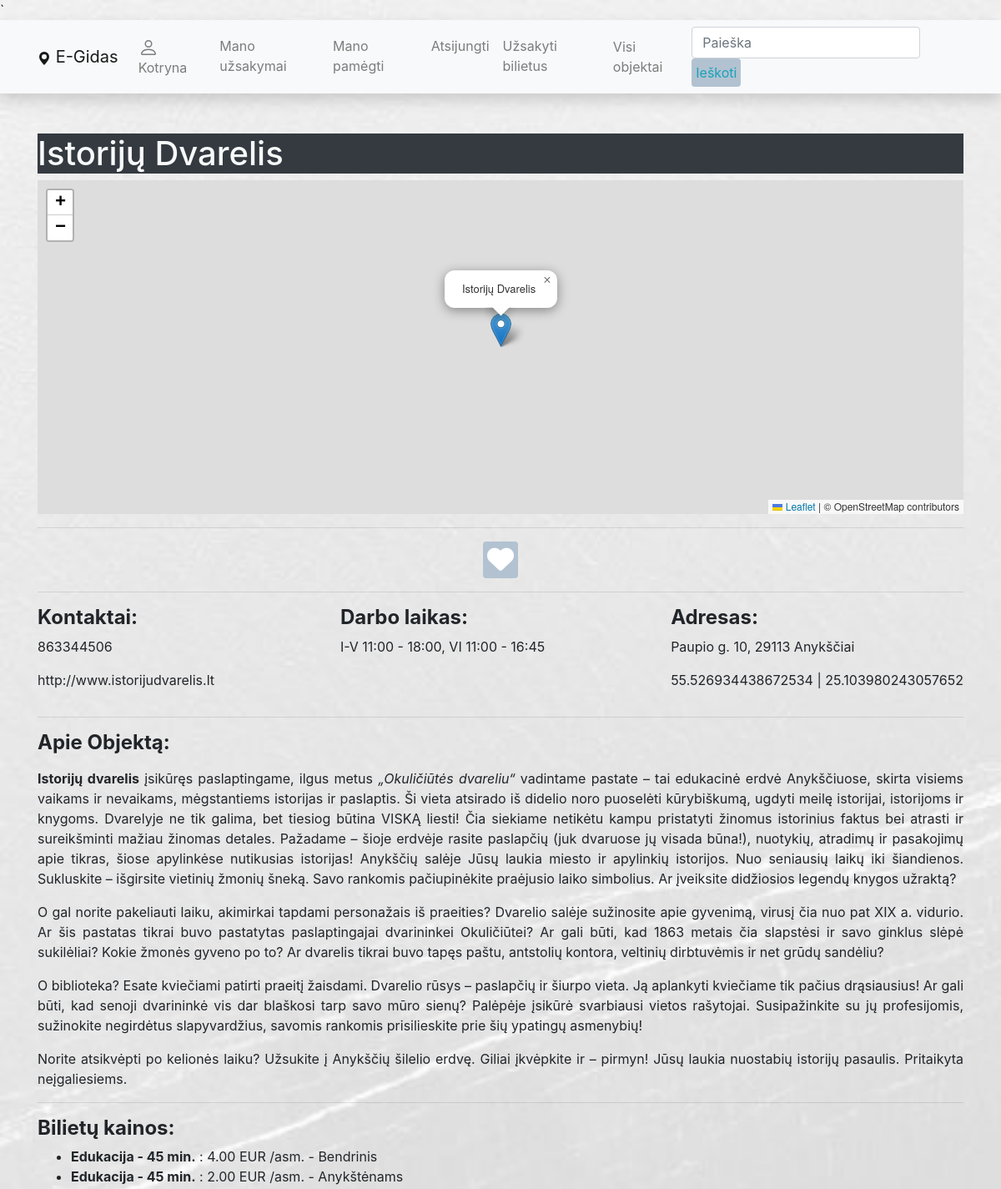
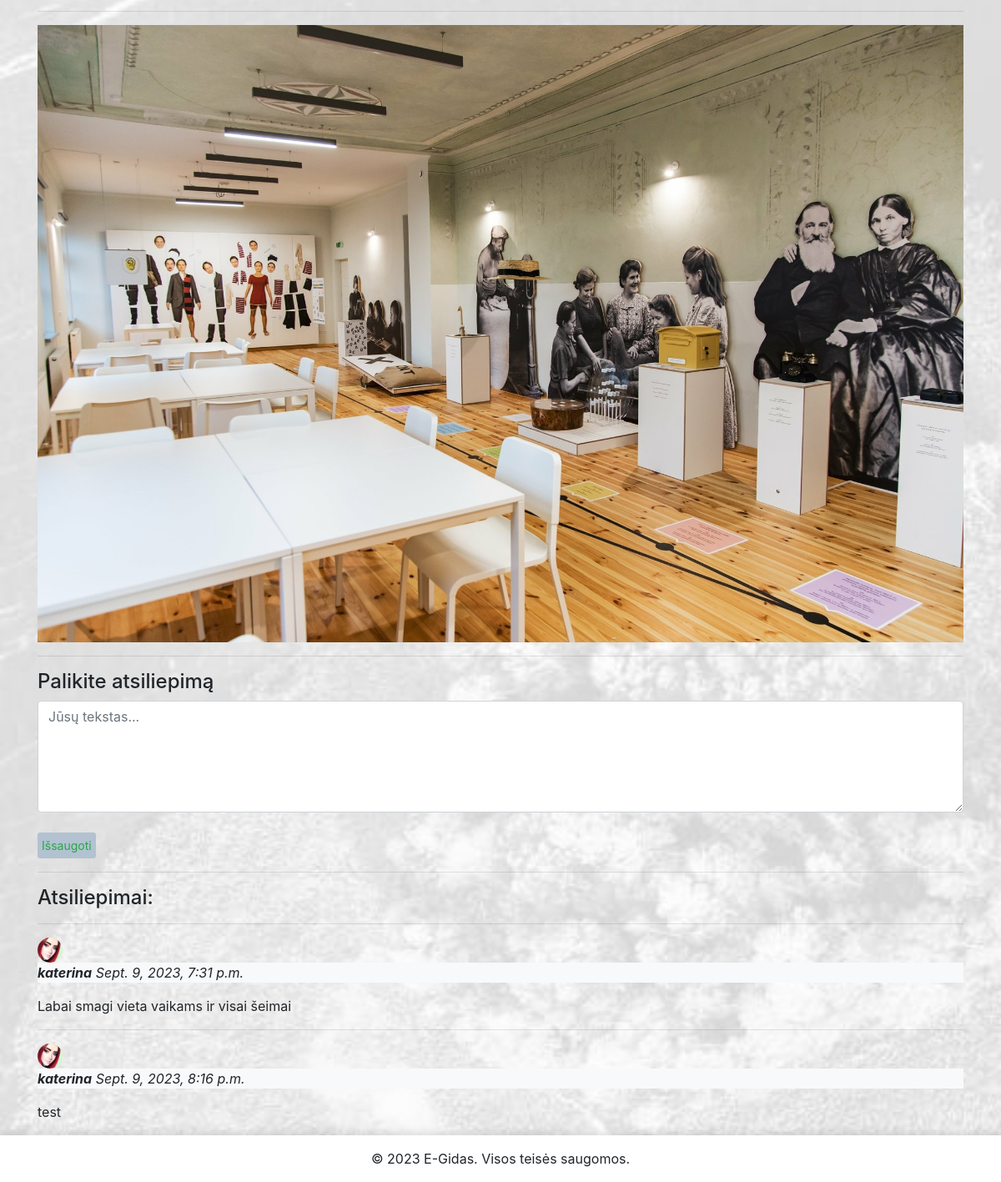
The app's page /egidas/objektai/1 (signed in) with its own data (2 pictures, top to bottom).
### egidas/models.py (models this page shows, shortened)
class Place(models.Model):
    title = models.CharField('Pavadinimas', max_length=200)
    address = models.CharField("Adresas", max_length=200, null=True, blank=True)
    latitude = models.FloatField("Platuma", null=True, blank=True)
    longitude = models.FloatField("Ilguma", null=True, blank=True)
    description = HTMLField("Apie")
    working_hours = models.CharField('Darbo valandos', max_length=255, null=True, blank=True)
    tel = models.CharField('Telefono numeris', max_length=20)
    website = models.URLField('Svetainė', max_length=200, null=True, blank=True)
    subcategories = models.ManyToManyField(Subcategory, related_name='places', help_text='Priskirkite subkategorijas')
    cover = models.ImageField("Nuotrauka", upload_to="covers", null=True, blank=True)
    class Meta:
        verbose_name = 'Objektas'
        verbose_name_plural = 'Objektai'

class Ticket(models.Model):
    place = models.ForeignKey(Place, related_name='tickets', on_delete=models.CASCADE)
    price = models.DecimalField(max_digits=9, decimal_places=2)
    service = models.CharField('Paslaugos pavadinimas', max_length=255, null=True, blank=True)
    TYPE = (
        ('Suaugusiam', 'Suaugusiems'),
        ('Vaikams', 'Vaikams'),
        ('Pens/Neįg', 'Neįgaliems ir pencininkams'),
        ('Bendrinis', 'Bendrinis'),
        ('Anykštėnams', 'Anykštėnams'),
        ('Stud/Moksl', 'Moksleiviams ir studentams')
    )
    type = models.CharField(
        max_length=50,
        choices=TYPE,
        blank=True,
        default='Bendrinis',
        help_text='Bilieto tipas'
    )
    class Meta:
        verbose_name = 'Bilietas'
        verbose_name_plural = 'Bilietai'

class PlaceReview(models.Model):
    user = models.ForeignKey(User, related_name='reviews', on_delete=models.CASCADE, null=True, blank=True)
    date_created = models.DateTimeField(auto_now_add=True)
    place = models.ForeignKey(Place, on_delete=models.CASCADE, related_name="placereview_set", blank=True)
    content = models.TextField('Atsiliepimas', null=True, blank=True)
    rating = models.IntegerField('Įvertinimas', null=True, blank=True,
                                 validators=[MinValueValidator(1), MaxValueValidator(5)])
    class Meta:
        verbose_name = 'Atsiliepimas'
        verbose_name_plural = 'Atsiliepimai'

class Profilis(models.Model):
    user = models.OneToOneField(User, on_delete=models.CASCADE, blank=True)
    nuotrauka = models.ImageField(default='profile_pics/pfp.png', upload_to='profile_pics')
    class Meta:
        verbose_name = 'Profilis'
        verbose_name_plural = 'Profiliai'

### egidas/views.py (the view, shortened to what this page needs)
# urls.py: path('objektai/<int:pk>', views.PlaceDetailView.as_view(), name='place-detail'),
class PlaceDetailView(generic.edit.FormMixin, generic.DetailView):
    model = Place
    context_object_name = 'place'
    template_name = 'place_detail.html'
    form_class = PlaceReviewForm

### egidas/forms.py
class PlaceReviewForm(forms.ModelForm):
    class Meta:
        model = PlaceReview
        fields = ('content', 'rating', 'user',)
        widgets = {
            'place': forms.HiddenInput(),
            'user': forms.HiddenInput(),
            'content': forms.Textarea(attrs={'class': 'form-control', 'rows': 5, 'placeholder': 'Jūsų tekstas...'}),
        }

### egidas/templates/place_detail.html (shortened to what this page needs)
{% extends "base.html" %}
{% block content %}
<h1 class="text-light bg-dark">{{ place.title }}</h1>
<div id="map" style="height: 400px;"></div>
<hr/>
{% if user.is_authenticated %}
    <div style="text-align: center;">
        <a href="{% url 'add-favourite' place.id %}" class="btn btn-danger custom-red-button">
            <i class="fas fa-heart fa-2x"></i>
        </a>
    </div>
{% endif %}
<hr/>
<div style="display: flex; justify-content: space-between;">
    <div>
        <h4><strong>Kontaktai:</strong></h4>
        <p>{{ place.tel }}</p>
        <p>{{ place.website }}</p>
    </div>
    <div>
        <h4><strong>Darbo laikas:</strong></h4>
        <p>{{ place.working_hours }}</p>
    </div>
    <div>
        <h4><strong>Adresas:</strong></h4>
        <p>{{ place.address }}</p>
        <p>{{ place.latitude }} | {{ place.longitude }}</p>
    </div>
</div>
<hr/>
<h4><strong>Apie Objektą:</strong></h4>
<p>{{ place.description | safe }}</p>
<hr/>
{% if place.tickets.all %}
<h4><strong>Bilietų kainos:</strong></h4>
<ul>
    {% for ticket in place.tickets.all %}
    <li><strong>{{ ticket.service }}</strong> : {{ ticket.price }} EUR /asm. - {{ ticket.type }}</li>
    {% endfor %}
</ul>
{% endif %}
<hr/>
{% if place.cover %}
<img src="{{ place.cover.url }}" class="img-fluid" alt="{{ place.title }} cover image">
{% endif %}
<br>
<hr/>
{% if user.is_authenticated %}
<div class="fieldWrapper">
    <h4>Palikite atsiliepimą</h4>
    <form action="" method="post">
        {{ form.content }}
        <br>
        <input type="submit" class="btn btn-outline-success btn-sm" value="Išsaugoti">
    </form>
</div>
{% endif %}
<hr>
<h4>Atsiliepimai:</h4>
{% if place.placereview_set.all %}
    {% for review in place.placereview_set.all %}
        <hr/>
<img class="img-fluid rounded-circle" src="{{ review.user.profilis.nuotrauka.url }}" style="width: 30px; height: 30px;"/>
<p class="bg-light"><em><strong>{{ review.user }}</strong> {{ review.date_created }}</em></p>
        <p>{{ review.content }}</p>
    {% endfor %}
{% else %}
    <p>Objektas atsiliepimų neturi</p>
{% endif %}
{% endblock %}

### egidas/templates/base.html (shortened to what this page needs)
<!DOCTYPE html>
<html lang="en">
<head>
    <link rel="stylesheet" href="https://unpkg.com/leaflet@1.7.1/dist/leaflet.css" />
    <link
            rel="stylesheet"
            href="https://stackpath.bootstrapcdn.com/bootstrap/4.1.3/css/bootstrap.min.css"
    />
    <link
            rel="stylesheet"
            href="https://cdnjs.cloudflare.com/ajax/libs/font-awesome/4.7.0/css/font-awesome.min.css"
    />
    <link   href="https://maxcdn.bootstrapcdn.com/bootstrap/4.5.2/css/bootstrap.min.css"
            rel="stylesheet"
    />
    <link   rel="stylesheet"
            href="https://cdnjs.cloudflare.com/ajax/libs/font-awesome/6.0.0-beta3/css/all.min.css"
    />
    {% load static %}
    <link rel="stylesheet" href="{% static 'css/styles.css' %}"/>
</head>
<body class="d-flex flex-column">
<div id="content-wrapper" class="flex-grow-1">
    <nav
            class="navbar navbar-expand-lg navbar-light bg-light static-top mb-5 shadow">
        <div class="container">
            <a class="navbar-brand" href="{% url 'index' %}">
                <svg xmlns="http://www.w3.org/2000/svg" width="16" height="16" fill="currentColor"
                     class="bi bi-geo-alt-fill" viewBox="0 0 16 16">
                    <path d="M8 16s6-5.686 6-10A6 6 0 0 0 2 6c0 4.314 6 10 6 10zm0-7a3 3 0 1 1 0-6 3 3 0 0 1 0 6z"/>
                </svg>
                E-Gidas</a
            >
            <div class="collapse navbar-collapse" id="navbarResponsive">
                <ul class="navbar-nav">
                    {% if user.is_authenticated %}
                    <li class="nav-item"><a class="nav-link" href="{% url 'profile' %}">
                        {{ user.get_username }}</a></li>
                    <li class="nav-item"><a class="nav-link" href="{% url 'my-orders' %}">Mano užsakymai</a></li>
                    <li class="nav-item"><a class="nav-link" href="{% url 'favourites' %}">Mano pamėgti</a></li>
                    <li class="nav-item"><a class="nav-link" href="{% url 'logout' %}">Atsijungti</a></li>
                    <li class="nav-item"><a class="nav-link" href="{% url 'my-new-order' %}">Užsakyti bilietus</a></li>
                    {% else %}
                    <li class="nav-item"><a class="nav-link" href="{% url 'login' %}?next={{ request.path }}">Prisijungti</a></li>
                    <li class="nav-item"><a class="nav-link" href="{% url 'register' %}">Registruotis</a></li>
                    {% endif %}
                </ul>
                <ul  class="navbar-nav ml-auto">
                    <li class="nav-item"><a class="nav-link" href="{% url 'place-list' %}">Visi objektai</a></li>
                </ul>
                <form
                        class="form-inline"
                        action="{% url 'search' %}"
                        method="get"
                >
                    <input
                            class="form-control mr-sm-2"
                            type="search"
                            placeholder="Paieška"
                            aria-label="Search"
                            name="search_text"
                    />
                    <button class="btn btn-outline-info my-2 my-sm-0" type="submit">
                        Ieškoti
                    </button>
                </form>
            </div>
        </div>
    </nav>
    <div class="container">
        {% block content %}{% endblock %}
    </div>
    <footer class="bg-light text-center text-lg-start mt-auto my-top-shadow">
        <div class="text-center p-3" style="background-color: #fff;">
            © 2023 E-Gidas. Visos teisės saugomos.
        </div>
    </footer>
</div>
</body>
</html>

### egidas/static/css/styles.css (style rules this page uses)
body { background-image: url('/static/img/anyksciai.jpg'); background-size: cover; background-attachment: fixed; display: flex; flex-direction: column; min-height: 100vh; }
#content-wrapper { flex-grow: 1; display: flex; flex-direction: column; }
footer { flex-shrink: 0; position: relative; width: 100%; }
.my-top-shadow { box-shadow: 0px -4px 8px rgba(0, 0, 0, 0.1); }
.btn { padding: 5px; background-color: #b2c2d1; border: 2px; cursor: pointer; }

### records on screen
Place: title "Istorijų Dvarelis", tel "863344506", website "http://www.istorijudvarelis.lt", working_hours "I-V 11:00 - 18:00, VI 11:00 - 16:45", address "Paupio g. 10, 29113 Anykščiai", latitude "55.526934438672534", longitude "25.103980243057652", description "Istorijų dvarelis įsikūręs paslaptingame, ilgus metus „Okuličiūtės dvareliu“ vadintame pastate – tai edukacinė erdvė Anykščiuose, skirta visiems vaikams ir nevaikams, mėgstantiems istorijas ir paslaptis. Ši vieta atsirado iš didelio noro puoselėti kūrybiškumą, ugdyti meilę istorijai, istorijoms ir knygoms. Dvarelyje ne tik galima, bet tiesiog būtina VISKĄ liesti! Čia siekiame netikėtu kampu pristatyti žinomus istorinius faktus bei atrasti ir sureikšminti mažiau žinomas detales. Pažadame – šioje erdvėje rasite paslapčių (juk dvaruose jų visada būna!), nuotykių, atradimų ir pasakojimų apie tikras, šiose apylinkėse nutikusias istorijas! Anykščių salėje Jūsų laukia miesto ir apylinkių…", cover (picture)
Ticket: service "Edukacija - 45 min.", price "4.00", type "Bendrinis"
Ticket: service "Edukacija - 45 min.", price "2.00", type "Anykštėnams"
PlaceReview: user.profilis.nuotrauka (picture), user "katerina", date_created "Sept. 9, 2023, 7:31 p.m.", content "Labai smagi vieta vaikams ir visai šeimai"
PlaceReview: user.profilis.nuotrauka (picture), user "katerina", date_created "Sept. 9, 2023, 8:16 p.m.", content "test"

### other values on screen
{{ user.get_username }} "Kotryna"
